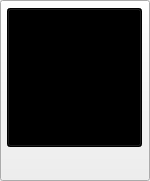
<?xml version="1.0" encoding="UTF-8"?>
<ui version="4.0">
 <class>imgButton</class>
 <widget class="QWidget" name="imgButton">
  <property name="geometry">
   <rect>
    <x>0</x>
    <y>0</y>
    <width>150</width>
    <height>181</height>
   </rect>
  </property>
  <property name="minimumSize">
   <size>
    <width>150</width>
    <height>181</height>
   </size>
  </property>
  <property name="maximumSize">
   <size>
    <width>150</width>
    <height>181</height>
   </size>
  </property>
  <property name="windowTitle">
   <string>Form</string>
  </property>
  <widget class="QToolButton" name="toolButton_5">
   <property name="geometry">
    <rect>
     <x>0</x>
     <y>0</y>
     <width>150</width>
     <height>181</height>
    </rect>
   </property>
   <property name="minimumSize">
    <size>
     <width>150</width>
     <height>181</height>
    </size>
   </property>
   <property name="maximumSize">
    <size>
     <width>150</width>
     <height>181</height>
    </size>
   </property>
   <property name="styleSheet">
    <string notr="true"/>
   </property>
   <property name="text">
    <string>...</string>
   </property>
   <property name="icon">
    <iconset resource="photo.qrc">
     <normaloff>:/img/img/photocartochka.jpg</normaloff>:/img/img/photocartochka.jpg</iconset>
   </property>
   <property name="iconSize">
    <size>
     <width>150</width>
     <height>181</height>
    </size>
   </property>
  </widget>
  <widget class="QToolButton" name="picture_button">
   <property name="geometry">
    <rect>
     <x>7</x>
     <y>8</y>
     <width>135</width>
     <height>139</height>
    </rect>
   </property>
   <property name="minimumSize">
    <size>
     <width>128</width>
     <height>131</height>
    </size>
   </property>
   <property name="sizeIncrement">
    <size>
     <width>128</width>
     <height>131</height>
    </size>
   </property>
   <property name="styleSheet">
    <string notr="true">background-color: rgb(0, 0, 0);
border-left: 0px solid #000000;</string>
   </property>
   <property name="text">
    <string/>
   </property>
  </widget>
 </widget>
 <resources>
  <include location="photo.qrc"/>
 </resources>
 <connections/>
</ui>
